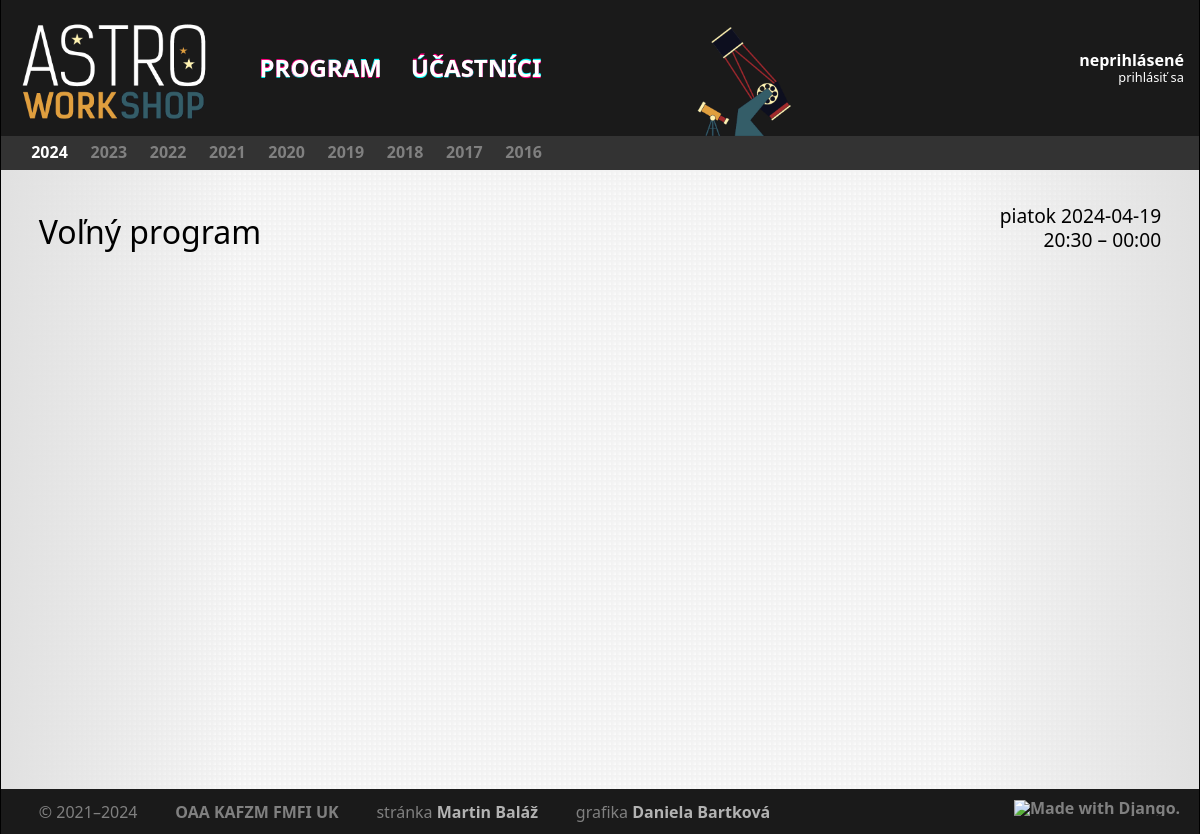
Screenshot of /talk/280/ with the database file from the repository.
### core/models/event.py (models this page shows, shortened)
class Event(models.Model):
    class Meta:
        ordering = ('start', 'name')
        verbose_name = 'workshop'
        verbose_name_plural = 'workshopy'
    objects = EventManager.from_queryset(EventQuerySet)()
    code = models.CharField(max_length=32, unique=True, verbose_name='kód')
    name = models.CharField(max_length=32, unique=True, verbose_name='názov')
    start = models.DateTimeField(verbose_name='začiatok')
    end = models.DateTimeField(verbose_name='koniec')
    visible = models.BooleanField(verbose_name='viditeľnosť')
    pdf_programme = models.FileField(null=True, blank=True, upload_to=event_filename, verbose_name='program (PDF)')

### core/models/slot.py (models this page shows, shortened)
class Slot(models.Model):
    class Meta:
        ordering = ['start', 'duration']
        verbose_name = 'slot'
        verbose_name_plural = 'sloty'
    objects = SlotQuerySet.as_manager()
    CATEGORY_TALK = 'T'
    CATEGORY_WORKSHOP = 'W'
    CATEGORY_MEAL = 'M'
    CATEGORY_OTHER = 'O'
    CATEGORIES = [
        (CATEGORY_TALK, 'Prednáška'),
        (CATEGORY_WORKSHOP, 'Workshop'),
        (CATEGORY_MEAL, 'Jedlo'),
        (CATEGORY_OTHER, 'Ostatné'),
    ]
    title = models.CharField(blank=True, max_length=256, verbose_name='názov')
    abstract = models.TextField(blank=True, max_length=4096, verbose_name='abstrakt')
    start = models.DateTimeField(null=True, blank=True, verbose_name='začiatok')
    duration = models.PositiveIntegerField(null=False, verbose_name='dĺžka (min)')
    note = models.CharField(blank=True, max_length=256, verbose_name='poznámka')
    person = models.ManyToManyField('Participant', related_name='slots', blank=True, verbose_name='účastník')
    event = models.ForeignKey('Event', null=True, blank=True, related_name='slots', on_delete=models.CASCADE,
                              verbose_name='workshop')
    category = models.CharField(max_length=1, choices=CATEGORIES, default=CATEGORY_TALK, verbose_name='kategória')
    online = models.BooleanField(null=False, blank=False, default=False, verbose_name='online')
    presentation = models.FileField(
        null=True,
        blank=True,
        upload_to=presentation_filename,
        verbose_name='prezentácia (PDF)'
    )
    video = models.URLField(max_length=100, null=True, blank=True, verbose_name='URL videa')

### core/views/slot.py (the view)
# urls.py: path('talk/<int:id>/', slot.SlotView.as_view(), name='slot'),
class SlotView(ViewWithEvents, django.views.generic.DetailView):
    model = core.models.Slot
    context_object_name = 'slot'
    template_name = 'core/slot.html'
    slug_field = 'id'
    slug_url_kwarg = 'id'
    def get_queryset(self):
        return self.model.objects.with_people()
    def get_context_data(self, **kwargs):
        return super().get_context_data(**kwargs) | {
            'current_event': self.object.event,
        }

### core/models/affiliation.py (called while the page is built)
    def with_institute(self):
        return self.prefetch_related(
            Prefetch(
                'institute'
            )
        )

### core/models/event.py (called while the page is built)
    def for_user(self, user):
        qs = super().get_queryset()
        if user.is_staff:
            return qs
        else:
            return qs.only_visible()

    def only_visible(self):
        return self.filter(visible=True)

### core/models/participant.py (called while the page is built)
    def with_current_affiliations(self, date: datetime.date = None):
        date = date or datetime.date.today()
        return self.prefetch_related(
            Prefetch(
                'affiliation',
                queryset=Affiliation.objects.with_institute().filter(
                    Q(start__lte=date) | Q(start__isnull=True),
                    Q(end__gte=date) | Q(end__isnull=True)
                ),
                to_attr='current_affiliations',
            ),
        )

    def with_full_name(self):
        return self.annotate(full_name=Concat('last_name', Value(', '), 'first_name'))

    def get_queryset(self):
        return super().get_queryset().annotate(full_name=Concat('last_name', Value(', '), 'first_name'))

### core/models/slot.py (called while the page is built)
    def with_people(self):
        Participant = apps.get_model('core', 'Participant')
        return self.prefetch_related(
            Prefetch(
                'person',
                queryset=Participant.objects.with_full_name().with_current_affiliations(F('start')),
                to_attr='people',
            )
        ).annotate(
            people_count=Count('person'),
        )

### core/templatetags/astro.py (called while the page is built)
@register.filter(name='add_minutes')
def add_minutes(base, value):
    return base + datetime.timedelta(minutes=value)

@register.filter(name='replace')
def replace(string, args):
    find = args.split(args[0])[1]
    repl = args.split(args[0])[2]
    return mark_safe(re.sub(find, repl, string))

### core/views/slot.py (called while the page is built)
    def get_context_data(self, **kwargs):
        return super().get_context_data(**kwargs) | {
            'events': Event.objects.for_user(self.request.user).order_by('-code'),
        }

### core/templates/core/slot.html (shortened to what this page needs)
{% extends 'core/base.html' %}
{% load tz astro %}
{% block page %}
    <div class="title">
        <h2 class="slot-title">
            {{ slot.title }}
        </h2>
        <div class="time">
            <div class="time-inner">
                <span class="time">
                    {{ slot.start|timezone:"Europe/Bratislava"|date:"l Y-m-d"|replace:"#-#&dash;" }}
                    {{ slot.start|timezone:"Europe/Bratislava"|date:"H:i" }}
                    {% if slot.start and slot.duration > 0 %}
                        &ndash; {{ slot.start|add_minutes:slot.duration|timezone:"Europe/Bratislava"|time:"H:i" }}
                    {% endif %}
                </span>
            </div>
        </div>
    </div>
    <div class="authors">
    </div>
    <div class="abstract">
    </div>
{% endblock %}

### core/templates/core/years.html (shortened to what this page needs)
{% load static %}
<div class="bar year-selector">
    <ul class="strip">
        {% for event in events %}
            <li class="{% if current_event.code == event.code %}active{% else %}inactive{% endif %}">
                <a href="{% url 'programme' year=event.code %}">{{ event.code }}</a>
            </li>
        {% endfor %}
    </ul>
</div>

### static/css/main.css (style rules this page uses)
html { width: 100%; font-family: "Segoe UI", "Verdana", sans-serif; padding: 0px; }
body { height: 100%; margin: 0; min-height: 100vh; overflow-y: scroll; background-color: hsl(0, 0%, 92%); background-image: url("/static/images/background-default.png"); background-repeat: repeat; background-size: 1000px 560px; }
div.bar { width: 100%; background-color: hsl(0, 0%, 10%); color: white; }
ul.strip { height: 100%; padding: 0mm 5mm; list-style-type: none; list-style-position: outside; }
ul.strip li { display: block; height: 100%; float: left; margin: 0 auto; vertical-align: middle; padding: 4mm 5mm 0mm 5mm; }
div.year-selector ul.strip { background-color: hsl(0, 0%, 20%); height: 9mm; }
div.year-selector ul.strip li { padding: 2mm 3mm; }
div.year-selector ul.strip li a { color: gray; }
div.year-selector ul.strip li.active a { color: white; }
div.bar a, div.bar a:visited { text-decoration: none; font-weight: bold; font-size: 100%; color: hsl(0, 0%, 50%); }
h2 { font-size: 200%; font-weight: 500; padding-bottom: 5mm; line-height: 1.5; }
div.time { width: 20%; float: right; vertical-align: middle; }
div.title { width: 100%; display: flex; }
div.title h2 { flex: 1; }
div.title div.time { flex: 0 0 200px; padding-bottom: 5mm; }
div.time div.time-inner { position: relative; width: 100%; height: 100%; }
div.time span.time { display: block; position: absolute; height: 15mm; width: 200px; font-size: 120%; top: 50%; text-align: right; transform: translateY(-50%); }
div.authors { padding-bottom: 5mm; }
div.abstract { padding-top: 0mm; padding-bottom: 3mm; }

### rows the page displays
Event: code "2024"
Event: code "2023"
Event: code "2022"
Event: code "2021"
Event: code "2020"
Event: code "2019"
Event: code "2018"
Event: code "2017"
Event: code "2016"
Slot: title "Voľný program", start "piatok 2024‐04‐19", start "20:30", start|add_minutes "00:00"

### other values shown
{{ year }} "2024"
